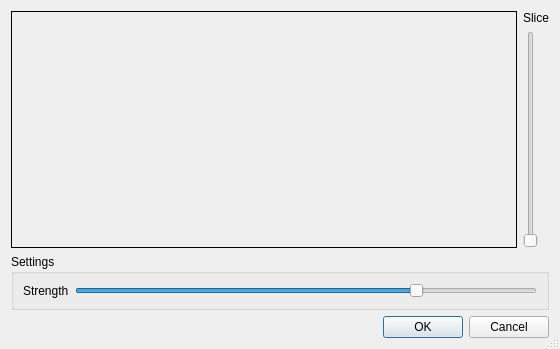
<?xml version="1.0" encoding="UTF-8"?>
<ui version="4.0">
 <class>CFilterDialog</class>
 <widget class="QDialog" name="CFilterDialog">
  <property name="geometry">
   <rect>
    <x>0</x>
    <y>0</y>
    <width>560</width>
    <height>349</height>
   </rect>
  </property>
  <property name="minimumSize">
   <size>
    <width>400</width>
    <height>300</height>
   </size>
  </property>
  <property name="windowTitle">
   <string>Volume Filter</string>
  </property>
  <property name="sizeGripEnabled">
   <bool>true</bool>
  </property>
  <layout class="QGridLayout" name="gridLayout">
   <item row="0" column="0" rowspan="2" colspan="2">
    <widget class="QPushButton" name="preview">
     <property name="sizePolicy">
      <sizepolicy hsizetype="Expanding" vsizetype="Expanding">
       <horstretch>0</horstretch>
       <verstretch>0</verstretch>
      </sizepolicy>
     </property>
     <property name="autoFillBackground">
      <bool>false</bool>
     </property>
     <property name="styleSheet">
      <string notr="true">border:1px solid black;</string>
     </property>
     <property name="text">
      <string/>
     </property>
     <property name="autoDefault">
      <bool>false</bool>
     </property>
     <property name="flat">
      <bool>true</bool>
     </property>
    </widget>
   </item>
   <item row="0" column="2">
    <widget class="QLabel" name="label_2">
     <property name="text">
      <string>Slice</string>
     </property>
    </widget>
   </item>
   <item row="4" column="0" colspan="3">
    <widget class="QDialogButtonBox" name="buttonBox">
     <property name="standardButtons">
      <set>QDialogButtonBox::Cancel|QDialogButtonBox::Ok</set>
     </property>
    </widget>
   </item>
   <item row="1" column="2">
    <widget class="QSlider" name="sliderSlice">
     <property name="orientation">
      <enum>Qt::Vertical</enum>
     </property>
    </widget>
   </item>
   <item row="2" column="0" colspan="3">
    <widget class="QGroupBox" name="groupBoxSettings">
     <property name="title">
      <string>Settings</string>
     </property>
     <layout class="QHBoxLayout" name="horizontalLayout">
      <item>
       <widget class="QLabel" name="label">
        <property name="text">
         <string>Strength</string>
        </property>
       </widget>
      </item>
      <item>
       <widget class="QSlider" name="sliderStrength">
        <property name="minimum">
         <number>1</number>
        </property>
        <property name="maximum">
         <number>100</number>
        </property>
        <property name="value">
         <number>75</number>
        </property>
        <property name="orientation">
         <enum>Qt::Horizontal</enum>
        </property>
        <property name="tickPosition">
         <enum>QSlider::NoTicks</enum>
        </property>
       </widget>
      </item>
     </layout>
    </widget>
   </item>
  </layout>
 </widget>
 <resources/>
 <connections/>
</ui>
